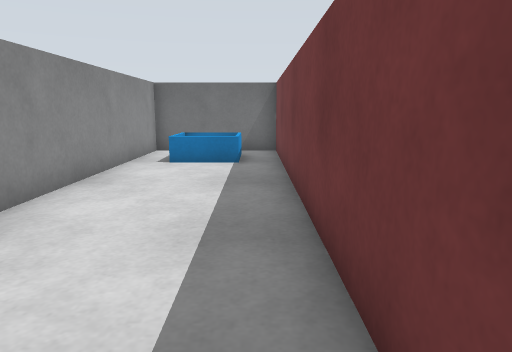
view 1 (above)

14 first-person views from a walk through a world built for the Gazebo simulator. The camera is 0.29 m above the floor, tilts 10° down and sees 70° across. The floor is counted in squares, 0.2 m on a side. Each view is taken from the middle of a square. On the plan, view 1 faces up. The plan holds only what a view shows up to about 16 squares ahead; the rest is blank. The place goes on beyond the plan.

view 2
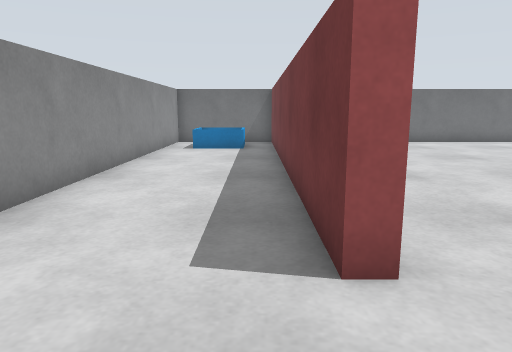

view 3
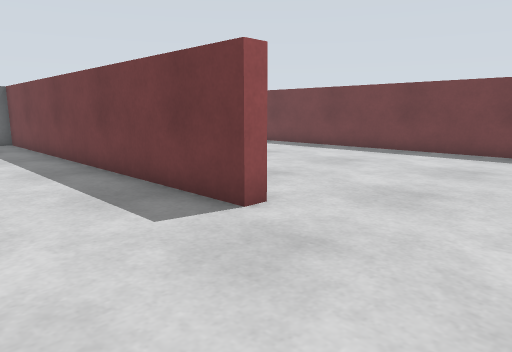

view 4
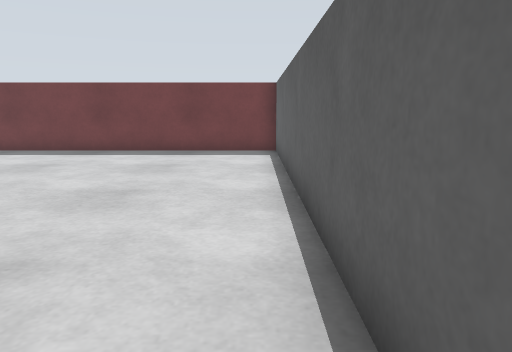

view 5
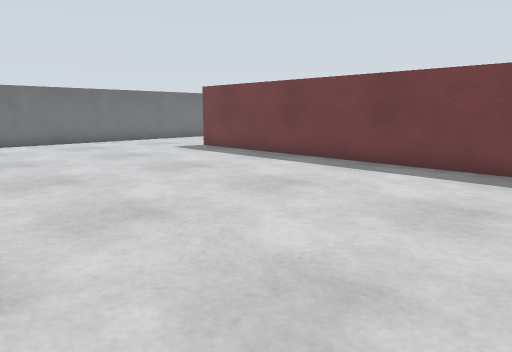

view 6
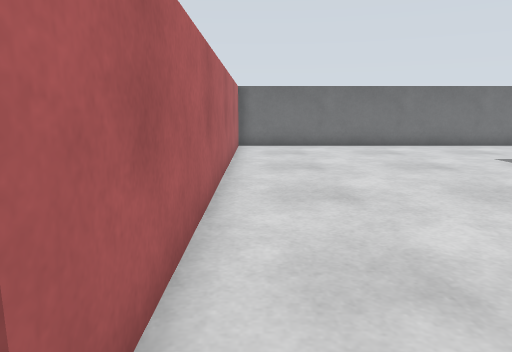

view 7
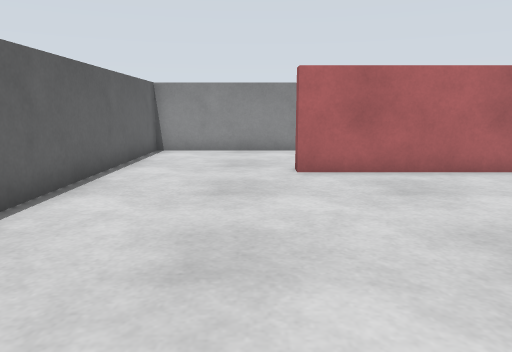

view 8
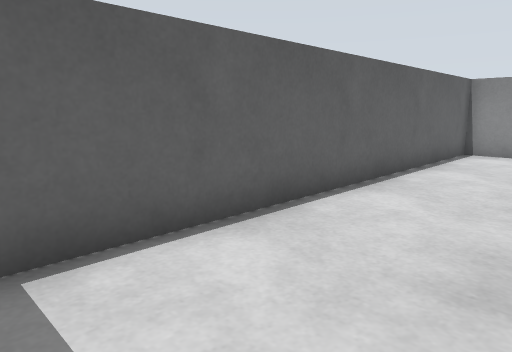

view 9
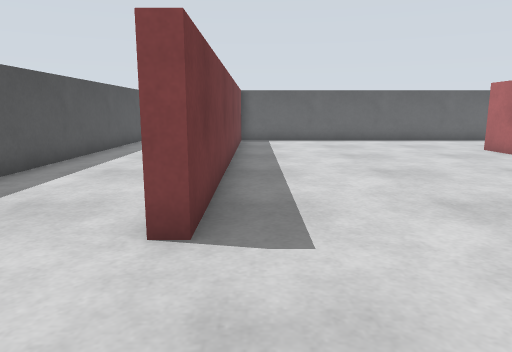

view 10
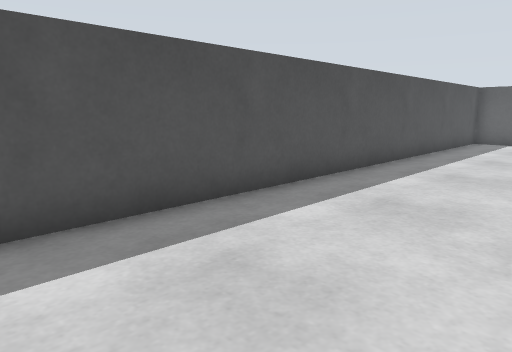

view 11
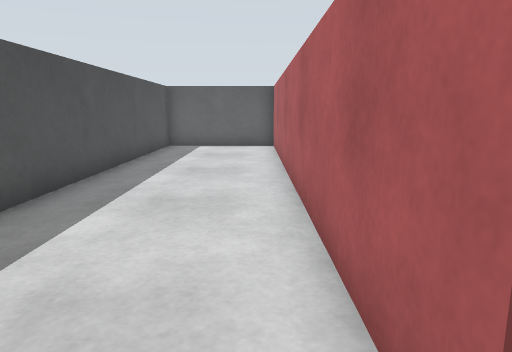

view 12
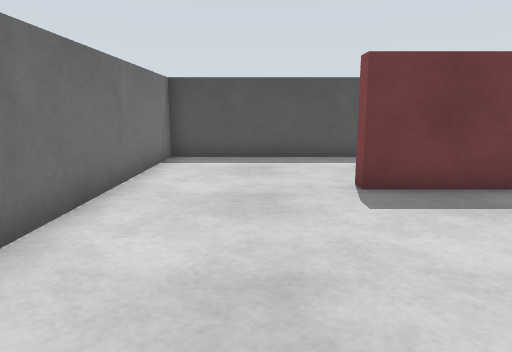

view 13
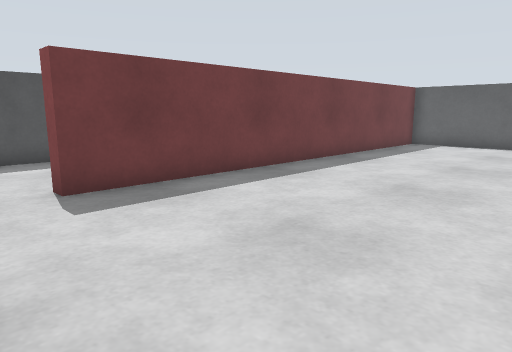

view 14
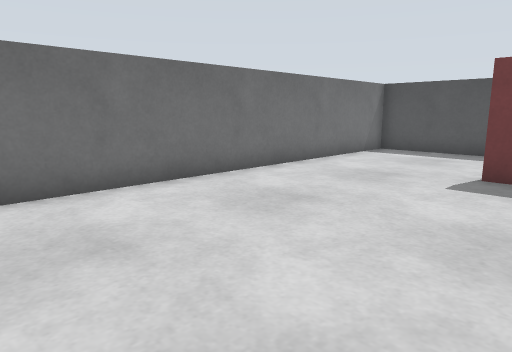

### Floor plan
Ten units are one square. View 1 is at (0, 0); x grows to the right and y downward. Boxes are objects, and circles mark ways between rooms. Rooms are numbered by the first view taken in them; rooms with no view inside come last. Other rooms are left out.
<svg viewBox="-42 -142 204 204">
<path fill="none" stroke="#000" d="M-37 5 -37 57 15 57M13 10 8 10 8 -137 -37 -137 -37 -11M-4 -105 -25 -105M-5 -125 -5 -108M15 57 107 57 107 -90M105 -137 13 -137 13 10M107 -90 112 -90 112 57 157 57 157 -137 105 -137"/>
<circle cx="10" cy="35" r="3" fill="#2a7"/>
<circle cx="110" cy="-110" r="3" fill="#2a7"/>
<text x="-10" y="-30">1</text>
<text x="60" y="-40">2</text>
<text x="130" y="-40">3</text>
</svg>
Room 1 opens to room 2. Room 2 opens to room 3.

Where each view was taken, in squares from view 1:
view 1: 0 up, 0 right, facing up
view 2: 4 down, 0 right, facing up
view 3: 5 down, 3 left, facing up-right
view 4: 5 down, 3 left, facing right
view 5: 4 down, 1 right, facing up-right
view 6: 2 down, 2 right, facing up
view 7: 2 down, 10 right, facing left
view 8: 2 down, 10 right, facing down-left
view 9: 13 up, 10 right, facing down
view 10: 13 up, 11 right, facing down-right
view 11: 10 up, 12 right, facing down
view 12: 11 up, 4 right, facing right
view 13: 11 up, 4 right, facing down-right
view 14: 7 up, 2 right, facing up-right
